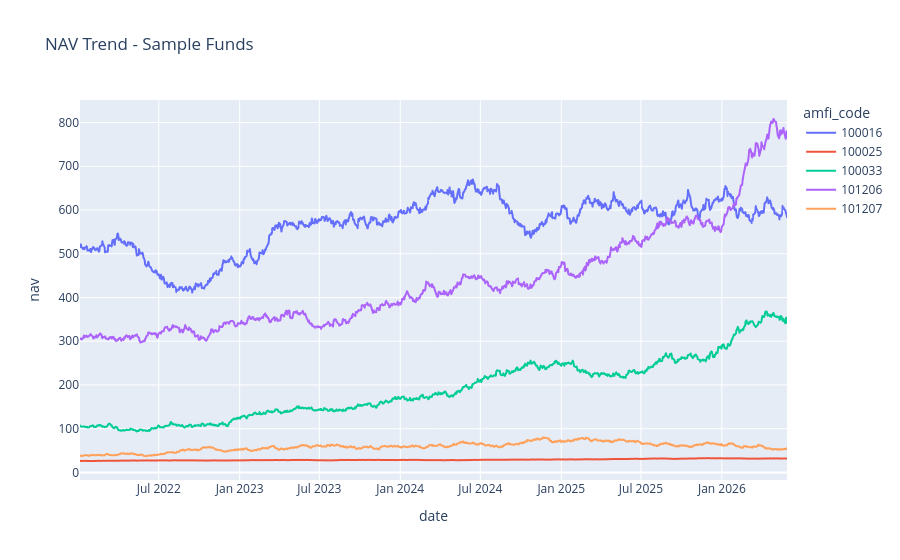

Notebook cell for this chart:
### Code cell
sample = nav["amfi_code"].unique()[:5]
df = nav[nav["amfi_code"].isin(sample)]

fig = px.line(df, x="date", y="nav", color="amfi_code",
              title="NAV Trend - Sample Funds")
fig.show()

### Figure 1 — Plotly figure (JSON) as saved in the notebook; plotly's stock layout.template omitted (floating-point values rounded to 4 significant figures; data arrays with more than 128 entries replaced by an {"elided": "..."} marker saying what was removed)
{"data": [{"hovertemplate": "amfi_code=100016<br>date=%{x}<br>nav=%{y}<extra></extra>", "legendgroup": "100016", "line": {"color": "#636efa", "dash": "solid"}, "marker": {"symbol": "circle"}, "mode": "lines", "name": "100016", "showlegend": true, "type": "scattergl", "x": {"elided": "1150 str values"}, "xaxis": "x", "y": {"elided": "1150 float values"}, "yaxis": "y"}, {"hovertemplate": "amfi_code=100025<br>date=%{x}<br>nav=%{y}<extra></extra>", "legendgroup": "100025", "line": {"color": "#EF553B", "dash": "solid"}, "marker": {"symbol": "circle"}, "mode": "lines", "name": "100025", "showlegend": true, "type": "scattergl", "x": {"elided": "1150 str values"}, "xaxis": "x", "y": {"elided": "1150 float values"}, "yaxis": "y"}, {"hovertemplate": "amfi_code=100033<br>date=%{x}<br>nav=%{y}<extra></extra>", "legendgroup": "100033", "line": {"color": "#00cc96", "dash": "solid"}, "marker": {"symbol": "circle"}, "mode": "lines", "name": "100033", "showlegend": true, "type": "scattergl", "x": {"elided": "1150 str values"}, "xaxis": "x", "y": {"elided": "1150 float values"}, "yaxis": "y"}, {"hovertemplate": "amfi_code=101206<br>date=%{x}<br>nav=%{y}<extra></extra>", "legendgroup": "101206", "line": {"color": "#ab63fa", "dash": "solid"}, "marker": {"symbol": "circle"}, "mode": "lines", "name": "101206", "showlegend": true, "type": "scattergl", "x": {"elided": "1150 str values"}, "xaxis": "x", "y": {"elided": "1150 float values"}, "yaxis": "y"}, {"hovertemplate": "amfi_code=101207<br>date=%{x}<br>nav=%{y}<extra></extra>", "legendgroup": "101207", "line": {"color": "#FFA15A", "dash": "solid"}, "marker": {"symbol": "circle"}, "mode": "lines", "name": "101207", "showlegend": true, "type": "scattergl", "x": {"elided": "1150 str values"}, "xaxis": "x", "y": {"elided": "1150 float values"}, "yaxis": "y"}], "layout": {"legend": {"title": {"text": "amfi_code"}, "tracegroupgap": 0}, "title": {"text": "NAV Trend - Sample Funds"}, "xaxis": {"anchor": "y", "domain": [0, 1], "title": {"text": "date"}}, "yaxis": {"anchor": "x", "domain": [0, 1], "title": {"text": "nav"}}}}
